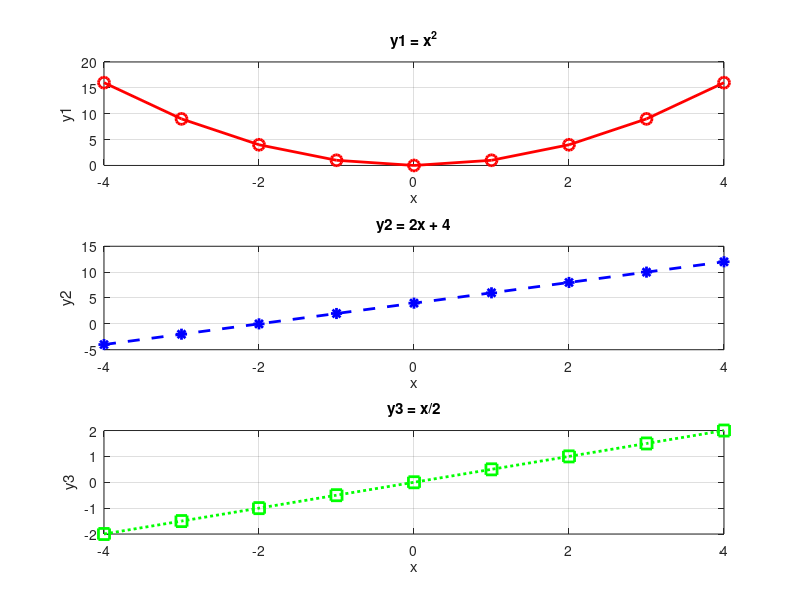

Recreate this plot in MATLAB. (Note: this script raises an error after producing the figure.)
x = -4:1:4;

y1 = x.^2;
y2 = 2*x + 4;
y3 = x./2;

figure;

subplot(3, 1, 1);
plot(x, y1, '-ro', 'LineWidth', 2, 'MarkerSize', 8); 
title('y1 = x^2');
xlabel('x');
ylabel('y1');
grid on;

subplot(3, 1, 2);
plot(x, y2, '--b*', 'LineWidth', 2, 'MarkerSize', 8);
title('y2 = 2x + 4');
xlabel('x');
ylabel('y2');
grid on;

subplot(3, 1, 3);
plot(x, y3, ':gs', 'LineWidth', 2, 'MarkerSize', 8);
title('y3 = x/2');
xlabel('x');
ylabel('y3');
grid on;
tight_layout;
